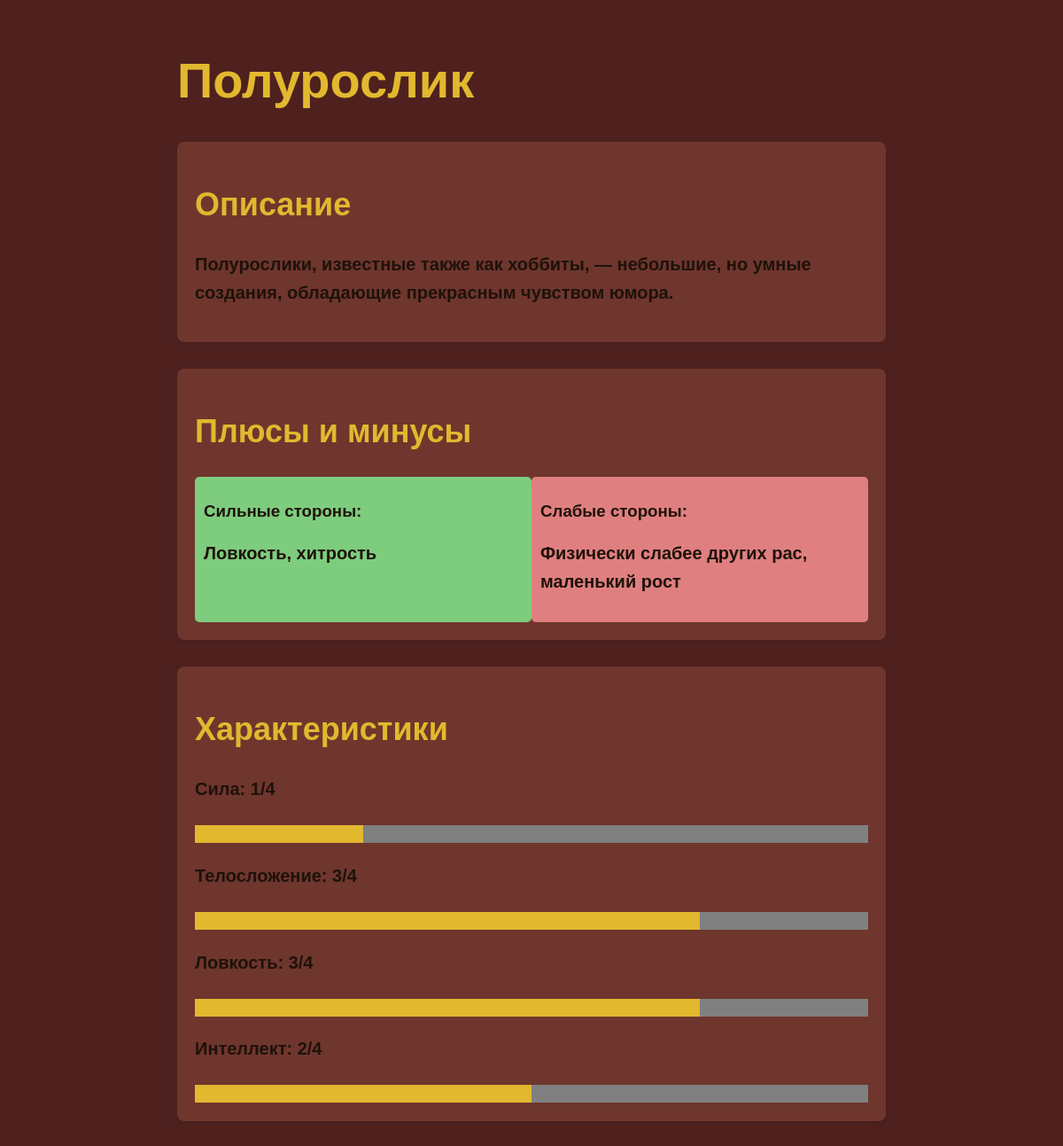
Screenshot of /race/4 with the database file from the repository.
### data/races.py (models this page shows)
class Races(SqlAlchemyBase):
    __tablename__ = 'races'
    id = sqlalchemy.Column(sqlalchemy.Integer,
                           primary_key=True, autoincrement=True)
    name = sqlalchemy.Column(sqlalchemy.String, unique=True)
    description = sqlalchemy.Column(sqlalchemy.String)
    class_id = sqlalchemy.Column(sqlalchemy.Integer,
                                 sqlalchemy.ForeignKey("classes.id"), nullable=False)
    strong_points = sqlalchemy.Column(sqlalchemy.String)
    weak_points = sqlalchemy.Column(sqlalchemy.String)
    strength = sqlalchemy.Column(sqlalchemy.Integer)
    constitution = sqlalchemy.Column(sqlalchemy.Integer)
    dexterity = sqlalchemy.Column(sqlalchemy.Integer)
    intelligence = sqlalchemy.Column(sqlalchemy.Integer)
    hero = orm.relationship('Hero', back_populates='races')
    classes = orm.relationship('Classes')

### main.py (the view)
@app.route("/race/<int:race_id>")
def race_details(race_id):
    db_sess = db_session.create_session()
    race = db_sess.query(Races).get(race_id)
    if not race:
        return render_template('error.html', message="Раса не найдена"), 404
    return render_template('race_details.html', race=race)

### data/db_session.py (called while the page is built)
def create_session() -> Session:
    global __factory
    return __factory()

### templates/race_details.html (shortened to what this page needs)
<!DOCTYPE html>
<html lang="en">
<head>
</head>
<body>
    <div class="container">
        <h1>{{ race.name }}</h1>
        <div class="section">
            <h2>Описание</h2>
            <p>{{ race.description }}</p>
        </div>
        <div class="section">
            <h2>Плюсы и минусы</h2>
            <div style="display: flex;">
                <div style="flex: 1; background-color: #7ecc7e; padding: 10px; border-radius: 5px; color: #1e120a;">
                    <h3>Сильные стороны:</h3>
                    <p>{{ race.strong_points }}</p>
                </div>
                <div style="flex: 1; background-color: #e07f7f; padding: 10px; border-radius: 5px; color: #1e120a;">
                    <h3>Слабые стороны:</h3>
                    <p>{{ race.weak_points }}</p>
                </div>
            </div>
        </div>
        <div class="section">
            <h2>Характеристики</h2>
            <div>
                <p>Сила: {{ race.strength }}/4</p>
                <progress value="{{ race.strength }}" max="4"></progress>
            </div>
            <div>
                <p>Телосложение: {{ race.constitution }}/4</p>
                <progress value="{{ race.constitution }}" max="4"></progress>
            </div>
            <div>
                <p>Ловкость: {{ race.dexterity }}/4</p>
                <progress value="{{ race.dexterity }}" max="4"></progress>
            </div>
            <div>
                <p>Интеллект: {{ race.intelligence }}/4</p>
                <progress value="{{ race.intelligence }}" max="4"></progress>
            </div>
        </div>
    </div>
</body>
</html>

### templates/race_details.html (style rules this page uses)
body { font-family: Arial, sans-serif; margin: 0; padding: 0; background-color: #4e211f; color: #1e120a; }
.container { max-width: 800px; margin: 0 auto; padding: 20px; }
h2, h1 { color: #e2b82f; }
h1 { font-size: 56px; }
h2 { font-size: 36px; }
h3 { color: #1e120a; }
p { line-height: 1.6; font-weight: 750; font-size: 20px; color: #1e120a; }
.section { margin-bottom: 30px; padding: 20px; border-radius: 8px; background-color: #6f362d; box-shadow: 0 2px 5px rgba(0, 0, 0, 0.1); }
progress { width: 100%; height: 20px; border: none; border-radius: 5px; margin-top: 5px; }

### rows the page displays
Races: name "Полурослик", description "Полурослики, известные также как хоббиты, — небольшие, но умные создания, обладающие прекрасным чувством юмора.", strong_points "Ловкость, хитрость", weak_points "Физически слабее других рас, маленький рост", strength "1", constitution "3", dexterity "3", intelligence "2"
